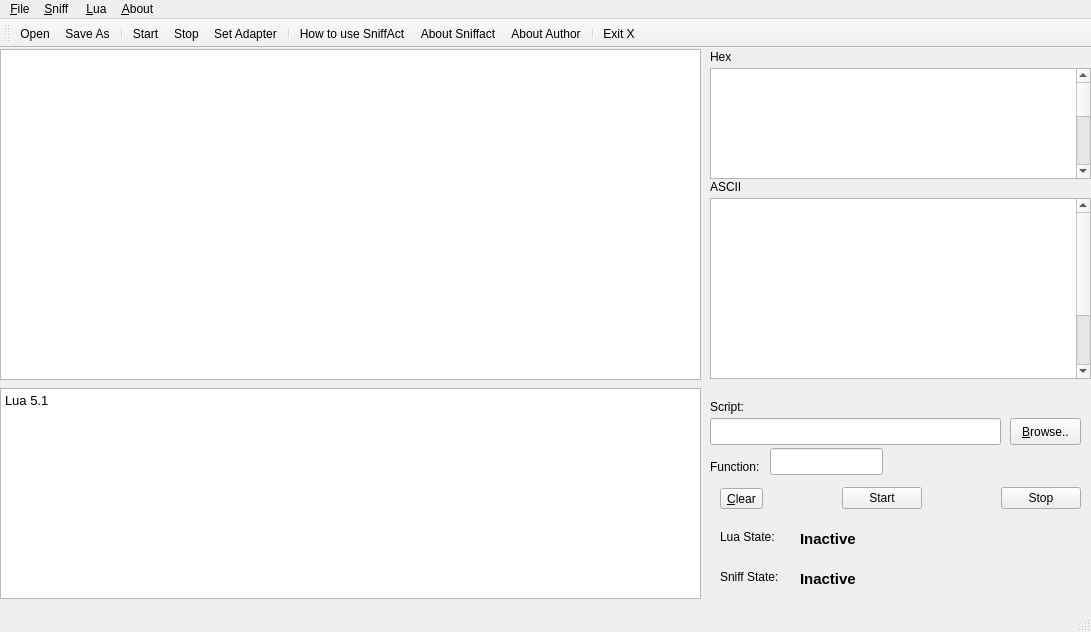
<?xml version="1.0" encoding="UTF-8"?>
<ui version="4.0">
 <class>MainWindow</class>
 <widget class="QMainWindow" name="MainWindow">
  <property name="geometry">
   <rect>
    <x>0</x>
    <y>0</y>
    <width>1091</width>
    <height>632</height>
   </rect>
  </property>
  <property name="windowTitle">
   <string>SniffAct by 千羽鸣&lt;tang_yanhan@126.com&gt;</string>
  </property>
  <widget class="QWidget" name="centralwidget">
   <widget class="QTextBrowser" name="luaResult">
    <property name="geometry">
     <rect>
      <x>0</x>
      <y>340</y>
      <width>701</width>
      <height>211</height>
     </rect>
    </property>
    <property name="html">
     <string>&lt;!DOCTYPE HTML PUBLIC &quot;-//W3C//DTD HTML 4.0//EN&quot; &quot;http://www.w3.org/TR/REC-html40/strict.dtd&quot;&gt;
&lt;html&gt;&lt;head&gt;&lt;meta name=&quot;qrichtext&quot; content=&quot;1&quot; /&gt;&lt;style type=&quot;text/css&quot;&gt;
p, li { white-space: pre-wrap; }
&lt;/style&gt;&lt;/head&gt;&lt;body style=&quot; font-family:'Sans'; font-size:10pt; font-weight:400; font-style:normal;&quot;&gt;
&lt;p style=&quot; margin-top:0px; margin-bottom:0px; margin-left:0px; margin-right:0px; -qt-block-indent:0; text-indent:0px;&quot;&gt;Lua 5.1&lt;/p&gt;
&lt;p style=&quot;-qt-paragraph-type:empty; margin-top:0px; margin-bottom:0px; margin-left:0px; margin-right:0px; -qt-block-indent:0; text-indent:0px;&quot;&gt;&lt;/p&gt;&lt;/body&gt;&lt;/html&gt;</string>
    </property>
   </widget>
   <widget class="QTreeView" name="packetView">
    <property name="geometry">
     <rect>
      <x>0</x>
      <y>1</y>
      <width>701</width>
      <height>331</height>
     </rect>
    </property>
    <property name="sizePolicy">
     <sizepolicy hsizetype="Expanding" vsizetype="Expanding">
      <horstretch>0</horstretch>
      <verstretch>0</verstretch>
     </sizepolicy>
    </property>
    <property name="minimumSize">
     <size>
      <width>650</width>
      <height>0</height>
     </size>
    </property>
    <property name="editTriggers">
     <set>QAbstractItemView::NoEditTriggers</set>
    </property>
    <property name="alternatingRowColors">
     <bool>true</bool>
    </property>
    <property name="rootIsDecorated">
     <bool>false</bool>
    </property>
   </widget>
   <widget class="QLineEdit" name="scriptPath">
    <property name="geometry">
     <rect>
      <x>710</x>
      <y>370</y>
      <width>291</width>
      <height>27</height>
     </rect>
    </property>
   </widget>
   <widget class="QLineEdit" name="functionName">
    <property name="geometry">
     <rect>
      <x>770</x>
      <y>400</y>
      <width>113</width>
      <height>27</height>
     </rect>
    </property>
   </widget>
   <widget class="QPushButton" name="browse">
    <property name="geometry">
     <rect>
      <x>1010</x>
      <y>370</y>
      <width>71</width>
      <height>27</height>
     </rect>
    </property>
    <property name="text">
     <string>&amp;Browse..</string>
    </property>
   </widget>
   <widget class="QLabel" name="label_5">
    <property name="geometry">
     <rect>
      <x>710</x>
      <y>410</y>
      <width>62</width>
      <height>17</height>
     </rect>
    </property>
    <property name="text">
     <string>Function:</string>
    </property>
   </widget>
   <widget class="QLabel" name="label_6">
    <property name="geometry">
     <rect>
      <x>710</x>
      <y>350</y>
      <width>62</width>
      <height>17</height>
     </rect>
    </property>
    <property name="text">
     <string>Script:</string>
    </property>
   </widget>
   <widget class="QLabel" name="label_3">
    <property name="geometry">
     <rect>
      <x>710</x>
      <y>130</y>
      <width>34</width>
      <height>17</height>
     </rect>
    </property>
    <property name="sizePolicy">
     <sizepolicy hsizetype="Fixed" vsizetype="Fixed">
      <horstretch>10</horstretch>
      <verstretch>10</verstretch>
     </sizepolicy>
    </property>
    <property name="text">
     <string>ASCII</string>
    </property>
   </widget>
   <widget class="QTextBrowser" name="asciiPacket">
    <property name="geometry">
     <rect>
      <x>710</x>
      <y>150</y>
      <width>381</width>
      <height>181</height>
     </rect>
    </property>
    <property name="sizePolicy">
     <sizepolicy hsizetype="Fixed" vsizetype="Preferred">
      <horstretch>10</horstretch>
      <verstretch>10</verstretch>
     </sizepolicy>
    </property>
    <property name="minimumSize">
     <size>
      <width>360</width>
      <height>160</height>
     </size>
    </property>
    <property name="maximumSize">
     <size>
      <width>400</width>
      <height>16777215</height>
     </size>
    </property>
    <property name="horizontalScrollBarPolicy">
     <enum>Qt::ScrollBarAlwaysOff</enum>
    </property>
    <property name="html">
     <string>&lt;!DOCTYPE HTML PUBLIC &quot;-//W3C//DTD HTML 4.0//EN&quot; &quot;http://www.w3.org/TR/REC-html40/strict.dtd&quot;&gt;
&lt;html&gt;&lt;head&gt;&lt;meta name=&quot;qrichtext&quot; content=&quot;1&quot; /&gt;&lt;style type=&quot;text/css&quot;&gt;
p, li { white-space: pre-wrap; }
&lt;/style&gt;&lt;/head&gt;&lt;body style=&quot; font-family:'Sans'; font-size:10pt; font-weight:400; font-style:normal;&quot;&gt;
&lt;table border=&quot;0&quot; style=&quot;-qt-table-type: root; margin-top:4px; margin-bottom:4px; margin-left:4px; margin-right:4px;&quot;&gt;
&lt;tr&gt;
&lt;td style=&quot;border: none;&quot;&gt;
&lt;p style=&quot;-qt-paragraph-type:empty; margin-top:0px; margin-bottom:0px; margin-left:0px; margin-right:0px; -qt-block-indent:0; text-indent:0px;&quot;&gt;&lt;/p&gt;
&lt;p style=&quot;-qt-paragraph-type:empty; margin-top:0px; margin-bottom:0px; margin-left:0px; margin-right:0px; -qt-block-indent:0; text-indent:0px;&quot;&gt;&lt;/p&gt;
&lt;p style=&quot;-qt-paragraph-type:empty; margin-top:0px; margin-bottom:0px; margin-left:0px; margin-right:0px; -qt-block-indent:0; text-indent:0px;&quot;&gt;&lt;/p&gt;
&lt;p style=&quot;-qt-paragraph-type:empty; margin-top:0px; margin-bottom:0px; margin-left:0px; margin-right:0px; -qt-block-indent:0; text-indent:0px;&quot;&gt;&lt;/p&gt;
&lt;p style=&quot;-qt-paragraph-type:empty; margin-top:0px; margin-bottom:0px; margin-left:0px; margin-right:0px; -qt-block-indent:0; text-indent:0px;&quot;&gt;&lt;/p&gt;
&lt;p style=&quot;-qt-paragraph-type:empty; margin-top:0px; margin-bottom:0px; margin-left:0px; margin-right:0px; -qt-block-indent:0; text-indent:0px;&quot;&gt;&lt;/p&gt;
&lt;p style=&quot;-qt-paragraph-type:empty; margin-top:0px; margin-bottom:0px; margin-left:0px; margin-right:0px; -qt-block-indent:0; text-indent:0px;&quot;&gt;&lt;/p&gt;
&lt;p style=&quot;-qt-paragraph-type:empty; margin-top:0px; margin-bottom:0px; margin-left:0px; margin-right:0px; -qt-block-indent:0; text-indent:0px;&quot;&gt;&lt;/p&gt;
&lt;p style=&quot;-qt-paragraph-type:empty; margin-top:0px; margin-bottom:0px; margin-left:0px; margin-right:0px; -qt-block-indent:0; text-indent:0px;&quot;&gt;&lt;/p&gt;
&lt;p style=&quot;-qt-paragraph-type:empty; margin-top:0px; margin-bottom:0px; margin-left:0px; margin-right:0px; -qt-block-indent:0; text-indent:0px;&quot;&gt;&lt;/p&gt;
&lt;p style=&quot;-qt-paragraph-type:empty; margin-top:0px; margin-bottom:0px; margin-left:0px; margin-right:0px; -qt-block-indent:0; text-indent:0px;&quot;&gt;&lt;/p&gt;
&lt;p style=&quot;-qt-paragraph-type:empty; margin-top:0px; margin-bottom:0px; margin-left:0px; margin-right:0px; -qt-block-indent:0; text-indent:0px;&quot;&gt;&lt;/p&gt;
&lt;p style=&quot;-qt-paragraph-type:empty; margin-top:0px; margin-bottom:0px; margin-left:0px; margin-right:0px; -qt-block-indent:0; text-indent:0px;&quot;&gt;&lt;/p&gt;
&lt;p style=&quot;-qt-paragraph-type:empty; margin-top:0px; margin-bottom:0px; margin-left:0px; margin-right:0px; -qt-block-indent:0; text-indent:0px;&quot;&gt;&lt;/p&gt;
&lt;p style=&quot;-qt-paragraph-type:empty; margin-top:0px; margin-bottom:0px; margin-left:0px; margin-right:0px; -qt-block-indent:0; text-indent:0px;&quot;&gt;&lt;/p&gt;
&lt;p style=&quot;-qt-paragraph-type:empty; margin-top:0px; margin-bottom:0px; margin-left:0px; margin-right:0px; -qt-block-indent:0; text-indent:0px;&quot;&gt;&lt;/p&gt;&lt;/td&gt;&lt;/tr&gt;&lt;/table&gt;&lt;/body&gt;&lt;/html&gt;</string>
    </property>
    <property name="acceptRichText">
     <bool>false</bool>
    </property>
    <property name="openLinks">
     <bool>false</bool>
    </property>
   </widget>
   <widget class="QTextBrowser" name="hexPacket">
    <property name="geometry">
     <rect>
      <x>710</x>
      <y>20</y>
      <width>381</width>
      <height>111</height>
     </rect>
    </property>
    <property name="sizePolicy">
     <sizepolicy hsizetype="Fixed" vsizetype="Preferred">
      <horstretch>10</horstretch>
      <verstretch>10</verstretch>
     </sizepolicy>
    </property>
    <property name="minimumSize">
     <size>
      <width>360</width>
      <height>0</height>
     </size>
    </property>
    <property name="maximumSize">
     <size>
      <width>400</width>
      <height>1000</height>
     </size>
    </property>
    <property name="html">
     <string>&lt;!DOCTYPE HTML PUBLIC &quot;-//W3C//DTD HTML 4.0//EN&quot; &quot;http://www.w3.org/TR/REC-html40/strict.dtd&quot;&gt;
&lt;html&gt;&lt;head&gt;&lt;meta name=&quot;qrichtext&quot; content=&quot;1&quot; /&gt;&lt;style type=&quot;text/css&quot;&gt;
p, li { white-space: pre-wrap; }
&lt;/style&gt;&lt;/head&gt;&lt;body style=&quot; font-family:'Sans'; font-size:10pt; font-weight:400; font-style:normal;&quot;&gt;
&lt;table border=&quot;0&quot; style=&quot;-qt-table-type: root; margin-top:4px; margin-bottom:4px; margin-left:4px; margin-right:4px;&quot;&gt;
&lt;tr&gt;
&lt;td style=&quot;border: none;&quot;&gt;
&lt;p style=&quot;-qt-paragraph-type:empty; margin-top:0px; margin-bottom:0px; margin-left:0px; margin-right:0px; -qt-block-indent:0; text-indent:0px;&quot;&gt;&lt;/p&gt;
&lt;p style=&quot;-qt-paragraph-type:empty; margin-top:0px; margin-bottom:0px; margin-left:0px; margin-right:0px; -qt-block-indent:0; text-indent:0px;&quot;&gt;&lt;/p&gt;
&lt;p style=&quot;-qt-paragraph-type:empty; margin-top:0px; margin-bottom:0px; margin-left:0px; margin-right:0px; -qt-block-indent:0; text-indent:0px;&quot;&gt;&lt;/p&gt;
&lt;p style=&quot;-qt-paragraph-type:empty; margin-top:0px; margin-bottom:0px; margin-left:0px; margin-right:0px; -qt-block-indent:0; text-indent:0px;&quot;&gt;&lt;/p&gt;
&lt;p style=&quot;-qt-paragraph-type:empty; margin-top:0px; margin-bottom:0px; margin-left:0px; margin-right:0px; -qt-block-indent:0; text-indent:0px;&quot;&gt;&lt;/p&gt;
&lt;p style=&quot;-qt-paragraph-type:empty; margin-top:0px; margin-bottom:0px; margin-left:0px; margin-right:0px; -qt-block-indent:0; text-indent:0px;&quot;&gt;&lt;/p&gt;
&lt;p style=&quot;-qt-paragraph-type:empty; margin-top:0px; margin-bottom:0px; margin-left:0px; margin-right:0px; -qt-block-indent:0; text-indent:0px;&quot;&gt;&lt;/p&gt;
&lt;p style=&quot;-qt-paragraph-type:empty; margin-top:0px; margin-bottom:0px; margin-left:0px; margin-right:0px; -qt-block-indent:0; text-indent:0px;&quot;&gt;&lt;/p&gt;
&lt;p style=&quot;-qt-paragraph-type:empty; margin-top:0px; margin-bottom:0px; margin-left:0px; margin-right:0px; -qt-block-indent:0; text-indent:0px;&quot;&gt;&lt;/p&gt;
&lt;p style=&quot;-qt-paragraph-type:empty; margin-top:0px; margin-bottom:0px; margin-left:0px; margin-right:0px; -qt-block-indent:0; text-indent:0px;&quot;&gt;&lt;/p&gt;
&lt;p style=&quot;-qt-paragraph-type:empty; margin-top:0px; margin-bottom:0px; margin-left:0px; margin-right:0px; -qt-block-indent:0; text-indent:0px;&quot;&gt;&lt;/p&gt;
&lt;p style=&quot;-qt-paragraph-type:empty; margin-top:0px; margin-bottom:0px; margin-left:0px; margin-right:0px; -qt-block-indent:0; text-indent:0px;&quot;&gt;&lt;/p&gt;
&lt;p style=&quot;-qt-paragraph-type:empty; margin-top:0px; margin-bottom:0px; margin-left:0px; margin-right:0px; -qt-block-indent:0; text-indent:0px;&quot;&gt;&lt;/p&gt;
&lt;p style=&quot;-qt-paragraph-type:empty; margin-top:0px; margin-bottom:0px; margin-left:0px; margin-right:0px; -qt-block-indent:0; text-indent:0px;&quot;&gt;&lt;/p&gt;
&lt;p style=&quot;-qt-paragraph-type:empty; margin-top:0px; margin-bottom:0px; margin-left:0px; margin-right:0px; -qt-block-indent:0; text-indent:0px;&quot;&gt;&lt;/p&gt;
&lt;p style=&quot;-qt-paragraph-type:empty; margin-top:0px; margin-bottom:0px; margin-left:0px; margin-right:0px; -qt-block-indent:0; text-indent:0px;&quot;&gt;&lt;/p&gt;&lt;/td&gt;&lt;/tr&gt;&lt;/table&gt;&lt;/body&gt;&lt;/html&gt;</string>
    </property>
    <property name="openLinks">
     <bool>false</bool>
    </property>
   </widget>
   <widget class="QLabel" name="label_4">
    <property name="geometry">
     <rect>
      <x>710</x>
      <y>0</y>
      <width>27</width>
      <height>17</height>
     </rect>
    </property>
    <property name="sizePolicy">
     <sizepolicy hsizetype="Fixed" vsizetype="Fixed">
      <horstretch>10</horstretch>
      <verstretch>10</verstretch>
     </sizepolicy>
    </property>
    <property name="text">
     <string>Hex</string>
    </property>
   </widget>
   <widget class="QLabel" name="label_7">
    <property name="geometry">
     <rect>
      <x>720</x>
      <y>480</y>
      <width>71</width>
      <height>17</height>
     </rect>
    </property>
    <property name="text">
     <string>Lua State:</string>
    </property>
   </widget>
   <widget class="QLabel" name="luaState">
    <property name="geometry">
     <rect>
      <x>800</x>
      <y>480</y>
      <width>91</width>
      <height>21</height>
     </rect>
    </property>
    <property name="font">
     <font>
      <pointsize>11</pointsize>
      <weight>75</weight>
      <bold>true</bold>
     </font>
    </property>
    <property name="text">
     <string>Inactive</string>
    </property>
   </widget>
   <widget class="QLabel" name="label_8">
    <property name="geometry">
     <rect>
      <x>720</x>
      <y>520</y>
      <width>71</width>
      <height>17</height>
     </rect>
    </property>
    <property name="text">
     <string>Sniff State:</string>
    </property>
   </widget>
   <widget class="QLabel" name="sniffState">
    <property name="geometry">
     <rect>
      <x>800</x>
      <y>520</y>
      <width>291</width>
      <height>21</height>
     </rect>
    </property>
    <property name="font">
     <font>
      <pointsize>11</pointsize>
      <weight>75</weight>
      <bold>true</bold>
     </font>
    </property>
    <property name="text">
     <string>Inactive</string>
    </property>
   </widget>
   <widget class="QWidget" name="layoutWidget">
    <property name="geometry">
     <rect>
      <x>720</x>
      <y>430</y>
      <width>361</width>
      <height>41</height>
     </rect>
    </property>
    <layout class="QHBoxLayout" name="horizontalLayout">
     <item>
      <widget class="QToolButton" name="clearScriptOutput">
       <property name="text">
        <string>&amp;Clear</string>
       </property>
      </widget>
     </item>
     <item>
      <spacer name="horizontalSpacer">
       <property name="orientation">
        <enum>Qt::Horizontal</enum>
       </property>
       <property name="sizeHint" stdset="0">
        <size>
         <width>40</width>
         <height>20</height>
        </size>
       </property>
      </spacer>
     </item>
     <item>
      <widget class="QPushButton" name="startScript">
       <property name="text">
        <string>Start</string>
       </property>
      </widget>
     </item>
     <item>
      <spacer name="horizontalSpacer_2">
       <property name="orientation">
        <enum>Qt::Horizontal</enum>
       </property>
       <property name="sizeHint" stdset="0">
        <size>
         <width>40</width>
         <height>20</height>
        </size>
       </property>
      </spacer>
     </item>
     <item>
      <widget class="QPushButton" name="stopScript">
       <property name="text">
        <string>Stop</string>
       </property>
      </widget>
     </item>
    </layout>
   </widget>
  </widget>
  <widget class="QMenuBar" name="menubar">
   <property name="geometry">
    <rect>
     <x>0</x>
     <y>0</y>
     <width>1091</width>
     <height>23</height>
    </rect>
   </property>
   <widget class="QMenu" name="menu_F">
    <property name="title">
     <string>&amp;File</string>
    </property>
    <addaction name="openFileAction"/>
    <addaction name="saveFileAction"/>
    <addaction name="separator"/>
    <addaction name="quitAction"/>
   </widget>
   <widget class="QMenu" name="menu_L">
    <property name="title">
     <string>&amp;Sniff </string>
    </property>
    <addaction name="beginAction"/>
    <addaction name="stopAction"/>
    <addaction name="separator"/>
    <addaction name="setAction"/>
   </widget>
   <widget class="QMenu" name="menu_H">
    <property name="title">
     <string>&amp;Lua</string>
    </property>
    <addaction name="actionLoad_LUA_Scripts"/>
   </widget>
   <widget class="QMenu" name="menu_A">
    <property name="title">
     <string>&amp;About</string>
    </property>
    <addaction name="helpAction"/>
    <addaction name="separator"/>
    <addaction name="aboutProgram"/>
    <addaction name="aboutAuthor"/>
   </widget>
   <addaction name="menu_F"/>
   <addaction name="menu_L"/>
   <addaction name="menu_H"/>
   <addaction name="menu_A"/>
  </widget>
  <widget class="QStatusBar" name="statusbar"/>
  <widget class="QToolBar" name="toolBar">
   <property name="windowTitle">
    <string>toolBar</string>
   </property>
   <attribute name="toolBarArea">
    <enum>TopToolBarArea</enum>
   </attribute>
   <attribute name="toolBarBreak">
    <bool>false</bool>
   </attribute>
   <addaction name="openFileAction"/>
   <addaction name="saveFileAction"/>
   <addaction name="separator"/>
   <addaction name="beginAction"/>
   <addaction name="stopAction"/>
   <addaction name="setAction"/>
   <addaction name="separator"/>
   <addaction name="helpAction"/>
   <addaction name="aboutProgram"/>
   <addaction name="aboutAuthor"/>
   <addaction name="separator"/>
   <addaction name="quitAction"/>
  </widget>
  <action name="openFileAction">
   <property name="icon">
    <iconset resource="resources.qrc">
     <normaloff>:/images/open.png</normaloff>:/images/open.png</iconset>
   </property>
   <property name="text">
    <string>Open</string>
   </property>
   <property name="shortcut">
    <string>Ctrl+O</string>
   </property>
  </action>
  <action name="saveFileAction">
   <property name="icon">
    <iconset resource="resources.qrc">
     <normaloff>:/images/save.png</normaloff>:/images/save.png</iconset>
   </property>
   <property name="text">
    <string>Save As</string>
   </property>
   <property name="shortcut">
    <string>Ctrl+Alt+S</string>
   </property>
  </action>
  <action name="recentFilesAction">
   <property name="text">
    <string>Recent</string>
   </property>
  </action>
  <action name="quitAction">
   <property name="icon">
    <iconset resource="resources.qrc">
     <normaloff>:/images/application-exit.png</normaloff>:/images/application-exit.png</iconset>
   </property>
   <property name="text">
    <string>Exit &amp;X</string>
   </property>
   <property name="shortcut">
    <string>Ctrl+Alt+X</string>
   </property>
  </action>
  <action name="beginAction">
   <property name="icon">
    <iconset resource="resources.qrc">
     <normaloff>:/images/begin.png</normaloff>:/images/begin.png</iconset>
   </property>
   <property name="text">
    <string>Start</string>
   </property>
   <property name="shortcut">
    <string>Ctrl+N</string>
   </property>
  </action>
  <action name="stopAction">
   <property name="icon">
    <iconset resource="resources.qrc">
     <normaloff>:/images/stop.png</normaloff>:/images/stop.png</iconset>
   </property>
   <property name="text">
    <string>Stop</string>
   </property>
   <property name="shortcut">
    <string>Ctrl+W</string>
   </property>
  </action>
  <action name="setAction">
   <property name="icon">
    <iconset resource="resources.qrc">
     <normaloff>:/images/set.png</normaloff>:/images/set.png</iconset>
   </property>
   <property name="text">
    <string>Set Adapter</string>
   </property>
  </action>
  <action name="helpAction">
   <property name="icon">
    <iconset resource="resources.qrc">
     <normaloff>:/images/help.png</normaloff>:/images/help.png</iconset>
   </property>
   <property name="text">
    <string>How to use SniffAct</string>
   </property>
  </action>
  <action name="aboutProgram">
   <property name="icon">
    <iconset resource="resources.qrc">
     <normaloff>:/images/about.png</normaloff>:/images/about.png</iconset>
   </property>
   <property name="text">
    <string>About Sniffact</string>
   </property>
  </action>
  <action name="aboutAuthor">
   <property name="icon">
    <iconset resource="resources.qrc">
     <normaloff>:/images/aboutAuthor.png</normaloff>:/images/aboutAuthor.png</iconset>
   </property>
   <property name="text">
    <string>About Author</string>
   </property>
  </action>
  <action name="actionLoad_LUA_Scripts">
   <property name="text">
    <string>Load LUA Script</string>
   </property>
  </action>
 </widget>
 <resources>
  <include location="resources.qrc"/>
 </resources>
 <connections/>
</ui>
